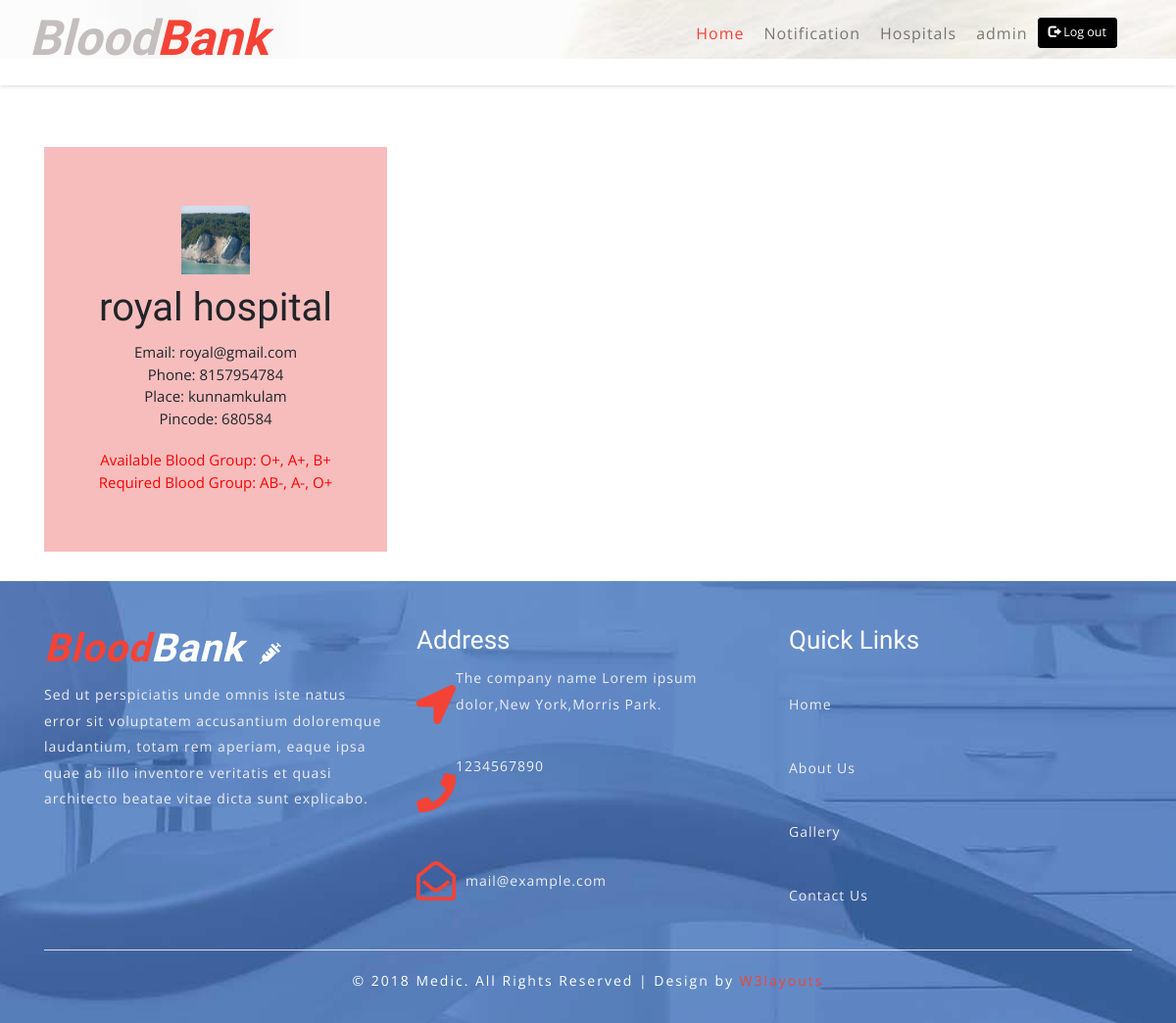
Before: /hospitalview (signed in) with the older database file.
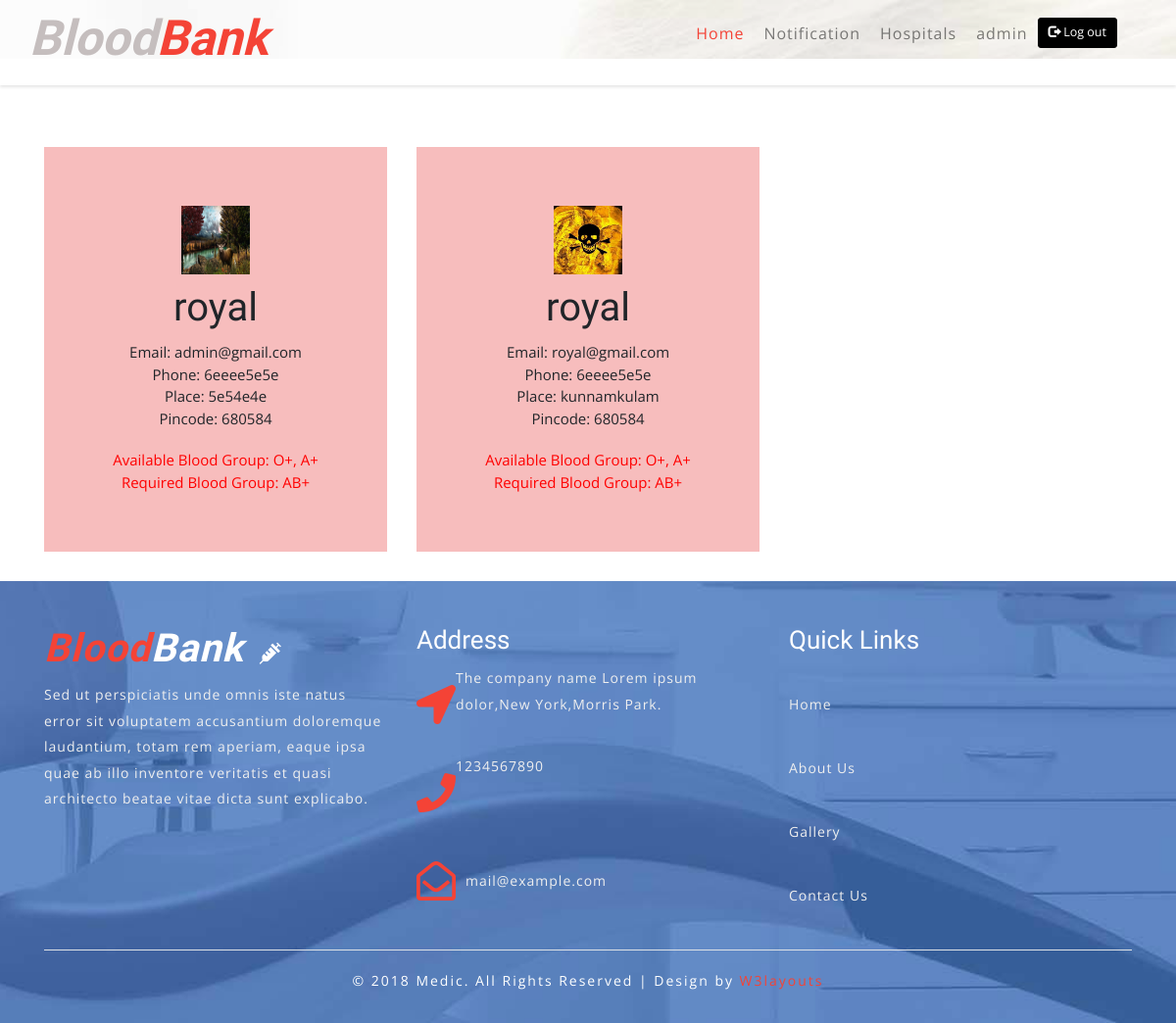
After: the same page with the newer database file.
### bloodbank/models.py (models this page shows, shortened)
class User(db.Model, UserMixin):
    id=db.Column(db.Integer, primary_key=True)
    name = db.Column(db.String(80))
    age = db.Column(db.Integer)
    bloodgroup = db.Column(db.String(80))
    address = db.Column(db.String(80))
    city = db.Column(db.String(80))
    state = db.Column(db.String(80))
    mobile = db.Column(db.Integer)
    email = db.Column(db.String(120))
    password = db.Column(db.String(80))
    image = db.Column(db.String(20), nullable=False, default='default.jpg')
    usertype = db.Column(db.String(80))

class Hospitals(db.Model):
    id = db.Column(db.Integer, primary_key=True)
    name = db.Column(db.String(80))
    place= db.Column(db.String)
    pincode= db.Column(db.Integer)
    phone= db.Column(db.Integer)
    email = db.Column(db.String(120))
    availgroup= db.Column(db.String(120))
    requiredgroup= db.Column(db.String(120))
    image = db.Column(db.String(20), nullable=False, default='default.jpg')

### bloodbank/routes.py (the view)
@app.route('/hospitalview')
@login_required
def hospitalview():
    hosp=Hospitals.query.all()
    return render_template('hospitalview.html',hosp=hosp)

### bloodbank/models.py (called while the page is built)
@login_manager.user_loader
def load_user(id):
    return User.query.get(int(id))

### bloodbank/templates/hospitalview.html (shortened to what this page needs)
<!DOCTYPE html>
<html lang="zxx">
<head>
	<link rel="stylesheet" href="https://maxcdn.bootstrapcdn.com/bootstrap/3.3.7/css/bootstrap.min.css">
	<link rel="stylesheet" href="../static/css/bootstrap.css">
	<link rel="stylesheet" href="../static/css/style.css" type="text/css" media="all" />
	<link rel="stylesheet" href="../static/css/fontawesome-all.css">
</head>
<body>
	<div id="home">
		<div class="main-top py-1">
			<nav class="navbar navbar-expand-lg navbar-light fixed-navi">
				<div class="container">
					<h1>
						<a class="navbar-brand font-weight-bold font-italic" href="index.html">
							<span>Blood</span>Bank
						</a>
					</h1>
					<div class="collapse navbar-collapse text-center" id="navbarSupportedContent">
						<ul class="navbar-nav ml-lg-auto">
							<li class="nav-item active mx-lg-3 my-lg-0 my-3">
								<a class="nav-link" href="/uindex">Home
								</a>
							</li>
                            <li class="nav-item mx-lg-3 my-lg-0 my-3">
                                    <a class="nav-link" href="/notificationuser">Notification</a>
                            </li>
                            <li class="nav-item mx-lg-3 my-lg-0 my-3">
                                    <a class="nav-link" href="#">Hospitals</a>
                            </li>
							<li class="nav-item mx-lg-3 my-lg-0 my-3">
								<a class="nav-link" href="/account/{{current_user.id}}">{{current_user.name}}</a>
							</li>
						</ul>
						<a href="/logout" class="btn btn-info btn-lg" style="background-color: black;border-color: black;">
							<span class="glyphicon glyphicon-log-out"></span> Log out
						  </a>
					</div>
				</div>
			</nav>
		</div>
	<div class="w3ls-welcome py-5"></div>
		<div class="container py-xl-5 py-lg-3">
		</div>
	</div>
<div class="box" >
    <div class="container">
     	<div class="row">
            {% for hosp in hosp %}
			    <div class="col-lg-4 col-md-4 col-sm-4 col-xs-12" >
					<div class="box-part text-center" style="background-color: rgb(247, 189, 189);
					border-radius:0;padding:60px 10px;margin:30px 0px;">
                        <span class="image-block">
                            <a class="image-zoom" href="static/picture/{{hosp.image}}" rel="prettyPhoto[gallery]" style="height: 250px;width: 335px;">
                               <figure>
                                  <img src="static/picture/{{hosp.image}}" class="img-fluid" alt="" style="height: 70px;width: 70px;">
                               </figure>
                            </a>
                         </span>
						<div class="title">
                            <h3 style="font-size: 40px;">{{hosp.name}}</h3>
						</div>
						<div class="text" style="font-size: 1.5rem; padding-top: 10px;">
                            Email: {{hosp.email}}
						</div>
						<div class="text" style="font-size: 1.5rem;">
                            Phone: {{hosp.phone}}
						</div>
						<div class="text" style="font-size: 1.5rem;">
                            Place: {{hosp.place}}
						</div>
						<div class="text" style="font-size: 1.5rem;">
                            Pincode: {{hosp.pincode}}
						</div>
                        <div style="color: red;font-size: 1.5rem; padding-top: 20px;">
                            Available Blood Group: {{hosp.availgroup}}
                        </div>
                        <div style="color: red;font-size: 1.5rem;">
                            Required Blood Group: {{hosp.requiredgroup}}
                        </div>
                     </div>
				</div>
                {%endfor%}
		</div>
    </div>
</div>
	<footer>
		<div class="w3ls-footer-grids pt-sm-4 pt-3">
			<div class="container py-xl-5 py-lg-3">
				<div class="row">
					<div class="col-md-4 w3l-footer">
						<h2 class="mb-sm-3 mb-2">
							<a href="index.html" class="text-white font-italic font-weight-bold">
								<span>Blood</span>Bank
								<i class="fas fa-syringe ml-2"></i>
							</a>
						</h2>
						<p>Sed ut perspiciatis unde omnis iste natus error sit voluptatem accusantium doloremque laudantium, totam rem
							aperiam,
							eaque ipsa quae ab illo inventore veritatis et quasi architecto beatae vitae dicta sunt explicabo.</p>
					</div>
					<div class="col-md-4 w3l-footer my-md-0 my-4">
						<h3 class="mb-sm-3 mb-2 text-white">Address</h3>
						<ul class="list-unstyled">
							<li>
								<i class="fas fa-location-arrow float-left"></i>
								<p class="ml-4">The company name
									<span>Lorem ipsum dolor,</span>New York,Morris Park. </p>
								<div class="clearfix"></div>
							</li>
							<li class="my-3">
								<i class="fas fa-phone float-left"></i>
								<p class="ml-4">1234567890</p>
								<div class="clearfix"></div>
							</li>
							<li>
								<i class="far fa-envelope-open float-left"></i>
								<a href="mailto:info@example.com" class="ml-3">mail@example.com</a>
								<div class="clearfix"></div>
							</li>
						</ul>
					</div>
					<div class="col-md-4 w3l-footer">
						<h3 class="mb-sm-3 mb-2 text-white">Quick Links</h3>
						<div class="nav-w3-l">
							<ul class="list-unstyled">
								<li>
									<a href="/uindex">Home</a>
								</li>
								<li class="mt-2">
									<a href="/uindex">About Us</a>
								</li>
								<li class="mt-2">
									<a href="/uindex">Gallery</a>
								</li>
								<li class="mt-2">
									<a href="contact.html">Contact Us</a>
								</li>
							</ul>
						</div>
					</div>
				</div>
				<div class="border-top mt-5 pt-lg-4 pt-3 pb-lg-0 pb-3 text-center">
					<p class="copy-right-grids mt-lg-1">© 2018 Medic. All Rights Reserved | Design by
						<a href="https://w3layouts.com/" target="_blank">W3layouts</a>
					</p>
				</div>
			</div>
		</div>
	</footer>
<link rel="stylesheet" href="../static/css/chocolat.css" type="text/css">
</body>
</html>

### bloodbank/static/css/style.css (style rules this page uses)
body { padding: 0; margin: 0; background: #FFF; font-family: 'Open Sans', sans-serif; }
body a { transition: 0.5s all; -webkit-transition: 0.5s all; -moz-transition: 0.5s all; -o-transition: 0.5s all; -ms-transition: 0.5s all; text-decoration: none; }
h1, h2, h3, h4, h5, h6 { margin: 0; padding: 0; font-family: 'Roboto Condensed', sans-serif; }
p { margin: 0; padding: 0; font-family: 'Open Sans', sans-serif; font-size: 15px; letter-spacing: 1px; line-height: 1.9; color: #999; }
ul, ol { margin: 0; padding: 0; }
div#home { position: relative; }
.main-top { position: absolute; z-index: 999; width: 100%; background: rgba(255, 255, 255, 0.26); box-shadow: 0 2px 3px 0 rgba(0, 0, 0, 0.1); -webkit-transition: background-color .1s ease-in-out; -moz-transition: background-color .1s ease-in-out; -ms-transition: background-color .1s ease-in-out; -o-transition: background-color .1s ease-in-out; transition: background-color .1s ease-in-out; }
.navbar-light .navbar-nav .nav-link { padding: 0; background: transparent; font-size: 16px; letter-spacing: 1px; }
.navbar-light .navbar-nav .show>.nav-link, .navbar-light .navbar-nav .active>.nav-link, .navbar-light .navbar-nav .nav-link.show, .navbar-light .navbar-nav .nav-link.active, .navbar-light .navbar-nav .nav-link:hover, .navbar-light .navbar-nav .nav-link:focus { color: #f44336; }
nav.fixed-navi ul { list-style: none; margin: 0; padding: 0; }
nav.fixed-navi ul li { float: left; }
a.navbar-brand { color: #f44336; font-size: 50px; padding: 0; }
.navbar-light .navbar-brand, .navbar-light .navbar-brand:hover, .navbar-light .navbar-brand:focus, .w3l-footer h2 a span { color: #f44336; }
a.navbar-brand span { color: rgb(197, 190, 190); }
a.navbar-brand i, .w3l-footer h2 a i { color: #fff; font-size: 22px; }
.w3ls-welcome { background: url(../images/bg2.jpg) no-repeat center fixed; background-size: cover; -webkit-background-size: cover; -moz-background-size: cover; -o-background-size: cover; -moz-background-size: cover; }
footer { background: url(../images/bg3.jpg) no-repeat center fixed; background-size: cover; -webkit-background-size: cover; -moz-background-size: cover; -o-background-size: cover; -moz-background-size: cover; }
.w3l-footer h2 a { font-size: 40px; letter-spacing: 1px; }
.w3l-footer h3 { font-size: 26px; }
.w3l-footer p, .w3l-footer p a, .w3l-footer ul li a { font-size: 14px; color: #efefef; letter-spacing: 1px; }
.w3l-footer ul li i { color: #f44336; line-height: 2; }
p.copy-right-grids { font-size: 14px; color: #fff; letter-spacing: 2px; }
p.copy-right-grids a { color: #f44336; }

### bloodbank/static/css/chocolat.css (style rules this page uses)
body { margin: 0; padding: 0; }

Changed rows visible on the page:
changed Hospitals: image: a different picture; name "royal hospital" → "royal"; email "royal@gmail.com" → "admin@gmail.com"; phone "8157954784" → "6eeee5e5e"; place "kunnamkulam" → "5e54e4e"; availgroup "O+, A+, B+" → "O+, A+"; requiredgroup "AB-, A-, O+" → "AB+"
added Hospitals: image (picture), name "royal", email "royal@gmail.com", phone "6eeee5e5e", place "kunnamkulam", pincode "680584", availgroup "O+, A+", requiredgroup "AB+"
